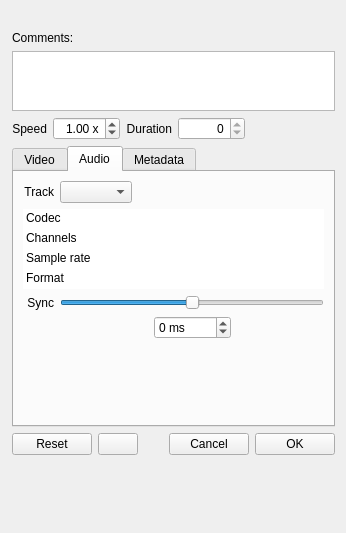
<?xml version="1.0" encoding="UTF-8"?>
<ui version="4.0">
 <class>AvformatProducerWidget</class>
 <widget class="QWidget" name="AvformatProducerWidget">
  <property name="geometry">
   <rect>
    <x>0</x>
    <y>0</y>
    <width>346</width>
    <height>533</height>
   </rect>
  </property>
  <property name="windowTitle">
   <string>Form</string>
  </property>
  <layout class="QVBoxLayout" name="verticalLayout">
   <property name="leftMargin">
    <number>12</number>
   </property>
   <item>
    <widget class="QLabel" name="filenameLabel">
     <property name="font">
      <font>
       <weight>75</weight>
       <bold>true</bold>
      </font>
     </property>
     <property name="alignment">
      <set>Qt::AlignCenter</set>
     </property>
     <property name="textInteractionFlags">
      <set>Qt::LinksAccessibleByMouse|Qt::TextSelectableByMouse</set>
     </property>
    </widget>
   </item>
   <item>
    <widget class="QLabel" name="label">
     <property name="enabled">
      <bool>true</bool>
     </property>
     <property name="text">
      <string>Comments:</string>
     </property>
    </widget>
   </item>
   <item>
    <widget class="QPlainTextEdit" name="notesTextEdit">
     <property name="maximumSize">
      <size>
       <width>16777215</width>
       <height>60</height>
      </size>
     </property>
     <property name="focusPolicy">
      <enum>Qt::StrongFocus</enum>
     </property>
     <property name="tabChangesFocus">
      <bool>true</bool>
     </property>
     <property name="plainText">
      <string/>
     </property>
    </widget>
   </item>
   <item>
    <layout class="QHBoxLayout" name="horizontalLayout_6">
     <item>
      <widget class="QLabel" name="speedLabel">
       <property name="text">
        <string>Speed</string>
       </property>
       <property name="alignment">
        <set>Qt::AlignRight|Qt::AlignTrailing|Qt::AlignVCenter</set>
       </property>
      </widget>
     </item>
     <item>
      <widget class="QDoubleSpinBox" name="speedSpinBox">
       <property name="focusPolicy">
        <enum>Qt::StrongFocus</enum>
       </property>
       <property name="alignment">
        <set>Qt::AlignRight|Qt::AlignTrailing|Qt::AlignVCenter</set>
       </property>
       <property name="accelerated">
        <bool>true</bool>
       </property>
       <property name="keyboardTracking">
        <bool>false</bool>
       </property>
       <property name="suffix">
        <string notr="true"> x</string>
       </property>
       <property name="minimum">
        <double>0.100000000000000</double>
       </property>
       <property name="maximum">
        <double>20.000000000000000</double>
       </property>
       <property name="singleStep">
        <double>0.100000000000000</double>
       </property>
       <property name="value">
        <double>1.000000000000000</double>
       </property>
      </widget>
     </item>
     <item>
      <widget class="QLabel" name="durationLabel">
       <property name="text">
        <string>Duration</string>
       </property>
       <property name="alignment">
        <set>Qt::AlignRight|Qt::AlignTrailing|Qt::AlignVCenter</set>
       </property>
      </widget>
     </item>
     <item>
      <widget class="TimeSpinBox" name="durationSpinBox">
       <property name="focusPolicy">
        <enum>Qt::StrongFocus</enum>
       </property>
       <property name="frame">
        <bool>true</bool>
       </property>
       <property name="alignment">
        <set>Qt::AlignRight|Qt::AlignTrailing|Qt::AlignVCenter</set>
       </property>
       <property name="readOnly">
        <bool>true</bool>
       </property>
       <property name="accelerated">
        <bool>true</bool>
       </property>
       <property name="keyboardTracking">
        <bool>false</bool>
       </property>
       <property name="maximum">
        <number>2147483647</number>
       </property>
      </widget>
     </item>
     <item>
      <spacer name="horizontalSpacer_4">
       <property name="orientation">
        <enum>Qt::Horizontal</enum>
       </property>
       <property name="sizeHint" stdset="0">
        <size>
         <width>40</width>
         <height>20</height>
        </size>
       </property>
      </spacer>
     </item>
    </layout>
   </item>
   <item>
    <widget class="QTabWidget" name="tabWidget">
     <property name="currentIndex">
      <number>1</number>
     </property>
     <widget class="QWidget" name="videoTab">
      <attribute name="title">
       <string>Video</string>
      </attribute>
      <layout class="QGridLayout" name="gridLayout">
       <item row="0" column="0" colspan="3">
        <layout class="QHBoxLayout" name="horizontalLayout_4">
         <item>
          <widget class="QLabel" name="trackLabel">
           <property name="text">
            <string>Track</string>
           </property>
           <property name="alignment">
            <set>Qt::AlignRight|Qt::AlignTrailing|Qt::AlignVCenter</set>
           </property>
          </widget>
         </item>
         <item>
          <widget class="QComboBox" name="videoTrackComboBox">
           <property name="sizeAdjustPolicy">
            <enum>QComboBox::AdjustToContents</enum>
           </property>
          </widget>
         </item>
         <item>
          <spacer name="horizontalSpacer_5">
           <property name="orientation">
            <enum>Qt::Horizontal</enum>
           </property>
           <property name="sizeHint" stdset="0">
            <size>
             <width>40</width>
             <height>20</height>
            </size>
           </property>
          </spacer>
         </item>
        </layout>
       </item>
       <item row="2" column="0">
        <widget class="QLabel" name="aspectRatioLabel">
         <property name="text">
          <string>Aspect ratio</string>
         </property>
         <property name="alignment">
          <set>Qt::AlignRight|Qt::AlignTrailing|Qt::AlignVCenter</set>
         </property>
        </widget>
       </item>
       <item row="2" column="2">
        <layout class="QHBoxLayout" name="horizontalLayout_2">
         <item>
          <widget class="QSpinBox" name="aspectNumSpinBox">
           <property name="focusPolicy">
            <enum>Qt::StrongFocus</enum>
           </property>
           <property name="alignment">
            <set>Qt::AlignRight|Qt::AlignTrailing|Qt::AlignVCenter</set>
           </property>
           <property name="keyboardTracking">
            <bool>false</bool>
           </property>
           <property name="minimum">
            <number>1</number>
           </property>
           <property name="maximum">
            <number>4096</number>
           </property>
           <property name="value">
            <number>16</number>
           </property>
          </widget>
         </item>
         <item>
          <widget class="QLabel" name="label_4">
           <property name="text">
            <string>:</string>
           </property>
          </widget>
         </item>
         <item>
          <widget class="QSpinBox" name="aspectDenSpinBox">
           <property name="focusPolicy">
            <enum>Qt::StrongFocus</enum>
           </property>
           <property name="alignment">
            <set>Qt::AlignRight|Qt::AlignTrailing|Qt::AlignVCenter</set>
           </property>
           <property name="keyboardTracking">
            <bool>false</bool>
           </property>
           <property name="minimum">
            <number>1</number>
           </property>
           <property name="maximum">
            <number>4096</number>
           </property>
           <property name="value">
            <number>9</number>
           </property>
          </widget>
         </item>
         <item>
          <spacer name="horizontalSpacer">
           <property name="orientation">
            <enum>Qt::Horizontal</enum>
           </property>
           <property name="sizeHint" stdset="0">
            <size>
             <width>40</width>
             <height>20</height>
            </size>
           </property>
          </spacer>
         </item>
        </layout>
       </item>
       <item row="3" column="0">
        <widget class="QLabel" name="scanModeLabel">
         <property name="text">
          <string>Scan mode</string>
         </property>
         <property name="alignment">
          <set>Qt::AlignRight|Qt::AlignTrailing|Qt::AlignVCenter</set>
         </property>
        </widget>
       </item>
       <item row="5" column="0" colspan="3">
        <spacer name="verticalSpacer_3">
         <property name="orientation">
          <enum>Qt::Vertical</enum>
         </property>
         <property name="sizeHint" stdset="0">
          <size>
           <width>20</width>
           <height>40</height>
          </size>
         </property>
        </spacer>
       </item>
       <item row="3" column="2">
        <layout class="QHBoxLayout" name="horizontalLayout_9">
         <item>
          <widget class="QComboBox" name="scanComboBox">
           <item>
            <property name="text">
             <string>Interlaced</string>
            </property>
           </item>
           <item>
            <property name="text">
             <string>Progressive</string>
            </property>
           </item>
          </widget>
         </item>
         <item>
          <spacer name="horizontalSpacer_9">
           <property name="orientation">
            <enum>Qt::Horizontal</enum>
           </property>
           <property name="sizeHint" stdset="0">
            <size>
             <width>40</width>
             <height>20</height>
            </size>
           </property>
          </spacer>
         </item>
        </layout>
       </item>
       <item row="1" column="0" colspan="3">
        <widget class="QTableWidget" name="videoTableWidget">
         <property name="minimumSize">
          <size>
           <width>0</width>
           <height>80</height>
          </size>
         </property>
         <property name="maximumSize">
          <size>
           <width>16777215</width>
           <height>80</height>
          </size>
         </property>
         <property name="focusPolicy">
          <enum>Qt::ClickFocus</enum>
         </property>
         <property name="frameShape">
          <enum>QFrame::NoFrame</enum>
         </property>
         <property name="editTriggers">
          <set>QAbstractItemView::NoEditTriggers</set>
         </property>
         <property name="alternatingRowColors">
          <bool>false</bool>
         </property>
         <property name="selectionMode">
          <enum>QAbstractItemView::NoSelection</enum>
         </property>
         <property name="gridStyle">
          <enum>Qt::NoPen</enum>
         </property>
         <attribute name="horizontalHeaderVisible">
          <bool>false</bool>
         </attribute>
         <attribute name="horizontalHeaderStretchLastSection">
          <bool>true</bool>
         </attribute>
         <attribute name="verticalHeaderVisible">
          <bool>false</bool>
         </attribute>
         <attribute name="verticalHeaderDefaultSectionSize">
          <number>20</number>
         </attribute>
         <row>
          <property name="text">
           <string>Codec</string>
          </property>
         </row>
         <row>
          <property name="text">
           <string>Resolution</string>
          </property>
         </row>
         <row>
          <property name="text">
           <string>Frame rate</string>
          </property>
         </row>
         <row>
          <property name="text">
           <string>Pixel format</string>
          </property>
         </row>
         <column>
          <property name="text">
           <string>Name</string>
          </property>
         </column>
         <column>
          <property name="text">
           <string>Value</string>
          </property>
         </column>
         <item row="0" column="0">
          <property name="text">
           <string>Codec</string>
          </property>
         </item>
         <item row="1" column="0">
          <property name="text">
           <string>Resolution</string>
          </property>
         </item>
         <item row="2" column="0">
          <property name="text">
           <string>Frame rate</string>
          </property>
         </item>
         <item row="3" column="0">
          <property name="text">
           <string>Format</string>
          </property>
         </item>
        </widget>
       </item>
       <item row="4" column="0">
        <widget class="QLabel" name="label_2">
         <property name="text">
          <string>Field order</string>
         </property>
         <property name="alignment">
          <set>Qt::AlignRight|Qt::AlignTrailing|Qt::AlignVCenter</set>
         </property>
        </widget>
       </item>
       <item row="4" column="2">
        <layout class="QHBoxLayout" name="horizontalLayout">
         <item>
          <widget class="QComboBox" name="fieldOrderComboBox">
           <item>
            <property name="text">
             <string>Bottom Field First</string>
            </property>
           </item>
           <item>
            <property name="text">
             <string>Top Field First</string>
            </property>
           </item>
          </widget>
         </item>
         <item>
          <spacer name="horizontalSpacer_2">
           <property name="orientation">
            <enum>Qt::Horizontal</enum>
           </property>
           <property name="sizeHint" stdset="0">
            <size>
             <width>40</width>
             <height>20</height>
            </size>
           </property>
          </spacer>
         </item>
        </layout>
       </item>
      </layout>
     </widget>
     <widget class="QWidget" name="audioTab">
      <attribute name="title">
       <string>Audio</string>
      </attribute>
      <layout class="QGridLayout" name="gridLayout_2">
       <item row="0" column="0">
        <widget class="QLabel" name="trackLabel_2">
         <property name="text">
          <string>Track</string>
         </property>
         <property name="alignment">
          <set>Qt::AlignRight|Qt::AlignTrailing|Qt::AlignVCenter</set>
         </property>
        </widget>
       </item>
       <item row="0" column="1">
        <layout class="QHBoxLayout" name="horizontalLayout_8">
         <item>
          <widget class="QComboBox" name="audioTrackComboBox"/>
         </item>
         <item>
          <spacer name="horizontalSpacer_7">
           <property name="orientation">
            <enum>Qt::Horizontal</enum>
           </property>
           <property name="sizeHint" stdset="0">
            <size>
             <width>40</width>
             <height>20</height>
            </size>
           </property>
          </spacer>
         </item>
        </layout>
       </item>
       <item row="4" column="0">
        <spacer name="verticalSpacer_2">
         <property name="orientation">
          <enum>Qt::Vertical</enum>
         </property>
         <property name="sizeHint" stdset="0">
          <size>
           <width>20</width>
           <height>40</height>
          </size>
         </property>
        </spacer>
       </item>
       <item row="1" column="0" colspan="2">
        <widget class="QTableWidget" name="audioTableWidget">
         <property name="minimumSize">
          <size>
           <width>0</width>
           <height>80</height>
          </size>
         </property>
         <property name="maximumSize">
          <size>
           <width>16777215</width>
           <height>80</height>
          </size>
         </property>
         <property name="focusPolicy">
          <enum>Qt::ClickFocus</enum>
         </property>
         <property name="frameShape">
          <enum>QFrame::NoFrame</enum>
         </property>
         <property name="editTriggers">
          <set>QAbstractItemView::NoEditTriggers</set>
         </property>
         <property name="alternatingRowColors">
          <bool>false</bool>
         </property>
         <property name="selectionMode">
          <enum>QAbstractItemView::NoSelection</enum>
         </property>
         <property name="gridStyle">
          <enum>Qt::NoPen</enum>
         </property>
         <attribute name="horizontalHeaderVisible">
          <bool>false</bool>
         </attribute>
         <attribute name="horizontalHeaderStretchLastSection">
          <bool>true</bool>
         </attribute>
         <attribute name="verticalHeaderVisible">
          <bool>false</bool>
         </attribute>
         <attribute name="verticalHeaderDefaultSectionSize">
          <number>20</number>
         </attribute>
         <row>
          <property name="text">
           <string>Codec</string>
          </property>
         </row>
         <row>
          <property name="text">
           <string>Channels</string>
          </property>
         </row>
         <row>
          <property name="text">
           <string>Sample rate</string>
          </property>
         </row>
         <row>
          <property name="text">
           <string>Format</string>
          </property>
         </row>
         <column>
          <property name="text">
           <string>Name</string>
          </property>
         </column>
         <column>
          <property name="text">
           <string>Value</string>
          </property>
         </column>
         <item row="0" column="0">
          <property name="text">
           <string>Codec</string>
          </property>
         </item>
         <item row="1" column="0">
          <property name="text">
           <string>Channels</string>
          </property>
         </item>
         <item row="2" column="0">
          <property name="text">
           <string>Sample rate</string>
          </property>
         </item>
         <item row="3" column="0">
          <property name="text">
           <string>Format</string>
          </property>
         </item>
        </widget>
       </item>
       <item row="2" column="1">
        <widget class="QSlider" name="syncSlider">
         <property name="toolTip">
          <string>Adjust the audio/video synchronization. The center position is equivalent to no alteration.</string>
         </property>
         <property name="minimum">
          <number>-1000</number>
         </property>
         <property name="maximum">
          <number>1000</number>
         </property>
         <property name="value">
          <number>0</number>
         </property>
         <property name="orientation">
          <enum>Qt::Horizontal</enum>
         </property>
        </widget>
       </item>
       <item row="2" column="0">
        <widget class="QLabel" name="label_3">
         <property name="text">
          <string>Sync</string>
         </property>
         <property name="alignment">
          <set>Qt::AlignRight|Qt::AlignTrailing|Qt::AlignVCenter</set>
         </property>
        </widget>
       </item>
       <item row="3" column="1">
        <layout class="QHBoxLayout" name="horizontalLayout_3">
         <item>
          <spacer name="horizontalSpacer_6">
           <property name="orientation">
            <enum>Qt::Horizontal</enum>
           </property>
           <property name="sizeHint" stdset="0">
            <size>
             <width>40</width>
             <height>20</height>
            </size>
           </property>
          </spacer>
         </item>
         <item>
          <widget class="QSpinBox" name="spinBox">
           <property name="suffix">
            <string> ms</string>
           </property>
           <property name="minimum">
            <number>-1000</number>
           </property>
           <property name="maximum">
            <number>1000</number>
           </property>
          </widget>
         </item>
         <item>
          <spacer name="horizontalSpacer_8">
           <property name="orientation">
            <enum>Qt::Horizontal</enum>
           </property>
           <property name="sizeHint" stdset="0">
            <size>
             <width>40</width>
             <height>20</height>
            </size>
           </property>
          </spacer>
         </item>
        </layout>
       </item>
      </layout>
     </widget>
     <widget class="QWidget" name="metadataTab">
      <attribute name="title">
       <string>Metadata</string>
      </attribute>
      <layout class="QVBoxLayout" name="verticalLayout_3">
       <item>
        <widget class="QTableWidget" name="metadataTable">
         <property name="focusPolicy">
          <enum>Qt::TabFocus</enum>
         </property>
         <property name="frameShape">
          <enum>QFrame::NoFrame</enum>
         </property>
         <property name="editTriggers">
          <set>QAbstractItemView::NoEditTriggers</set>
         </property>
         <property name="alternatingRowColors">
          <bool>false</bool>
         </property>
         <property name="selectionMode">
          <enum>QAbstractItemView::NoSelection</enum>
         </property>
         <property name="gridStyle">
          <enum>Qt::NoPen</enum>
         </property>
         <attribute name="horizontalHeaderStretchLastSection">
          <bool>true</bool>
         </attribute>
         <attribute name="verticalHeaderVisible">
          <bool>false</bool>
         </attribute>
         <attribute name="verticalHeaderDefaultSectionSize">
          <number>18</number>
         </attribute>
         <column>
          <property name="text">
           <string>Name</string>
          </property>
         </column>
         <column>
          <property name="text">
           <string>Value</string>
          </property>
         </column>
        </widget>
       </item>
      </layout>
     </widget>
    </widget>
   </item>
   <item>
    <layout class="QHBoxLayout" name="horizontalLayout_5">
     <item>
      <widget class="QPushButton" name="resetButton">
       <property name="text">
        <string>Reset</string>
       </property>
      </widget>
     </item>
     <item>
      <widget class="QPushButton" name="menuButton">
       <property name="toolTip">
        <string>Display a menu of additional actions</string>
       </property>
       <property name="text">
        <string/>
       </property>
       <property name="icon">
        <iconset theme="format-justify-fill">
         <normaloff>:/icons/oxygen/16x16/actions/format-justify-fill.png</normaloff>:/icons/oxygen/16x16/actions/format-justify-fill.png</iconset>
       </property>
      </widget>
     </item>
     <item>
      <spacer name="horizontalSpacer_3">
       <property name="orientation">
        <enum>Qt::Horizontal</enum>
       </property>
       <property name="sizeHint" stdset="0">
        <size>
         <width>40</width>
         <height>20</height>
        </size>
       </property>
      </spacer>
     </item>
     <item>
      <widget class="QPushButton" name="cancelButton">
       <property name="text">
        <string>Cancel</string>
       </property>
      </widget>
     </item>
     <item>
      <widget class="QPushButton" name="okButton">
       <property name="text">
        <string>OK</string>
       </property>
      </widget>
     </item>
    </layout>
   </item>
   <item>
    <spacer name="verticalSpacer">
     <property name="orientation">
      <enum>Qt::Vertical</enum>
     </property>
     <property name="sizeHint" stdset="0">
      <size>
       <width>20</width>
       <height>40</height>
      </size>
     </property>
    </spacer>
   </item>
  </layout>
  <action name="actionOpenFolder">
   <property name="text">
    <string>Show in Folder</string>
   </property>
  </action>
  <action name="actionCopyFullFilePath">
   <property name="text">
    <string>Copy Full File Path</string>
   </property>
  </action>
  <action name="actionFFmpegInfo">
   <property name="text">
    <string>More Information...</string>
   </property>
  </action>
  <action name="actionFFmpegIntegrityCheck">
   <property name="text">
    <string>Start Integrity Check Job</string>
   </property>
  </action>
 </widget>
 <customwidgets>
  <customwidget>
   <class>TimeSpinBox</class>
   <extends>QSpinBox</extends>
   <header>widgets/timespinbox.h</header>
  </customwidget>
 </customwidgets>
 <tabstops>
  <tabstop>notesTextEdit</tabstop>
  <tabstop>durationSpinBox</tabstop>
  <tabstop>tabWidget</tabstop>
  <tabstop>videoTrackComboBox</tabstop>
  <tabstop>aspectNumSpinBox</tabstop>
  <tabstop>aspectDenSpinBox</tabstop>
  <tabstop>scanComboBox</tabstop>
  <tabstop>fieldOrderComboBox</tabstop>
  <tabstop>audioTrackComboBox</tabstop>
  <tabstop>syncSlider</tabstop>
  <tabstop>spinBox</tabstop>
  <tabstop>resetButton</tabstop>
  <tabstop>metadataTable</tabstop>
 </tabstops>
 <resources/>
 <connections>
  <connection>
   <sender>syncSlider</sender>
   <signal>valueChanged(int)</signal>
   <receiver>spinBox</receiver>
   <slot>setValue(int)</slot>
   <hints>
    <hint type="sourcelabel">
     <x>175</x>
     <y>397</y>
    </hint>
    <hint type="destinationlabel">
     <x>183</x>
     <y>430</y>
    </hint>
   </hints>
  </connection>
  <connection>
   <sender>spinBox</sender>
   <signal>valueChanged(int)</signal>
   <receiver>syncSlider</receiver>
   <slot>setValue(int)</slot>
   <hints>
    <hint type="sourcelabel">
     <x>159</x>
     <y>424</y>
    </hint>
    <hint type="destinationlabel">
     <x>160</x>
     <y>396</y>
    </hint>
   </hints>
  </connection>
 </connections>
</ui>
